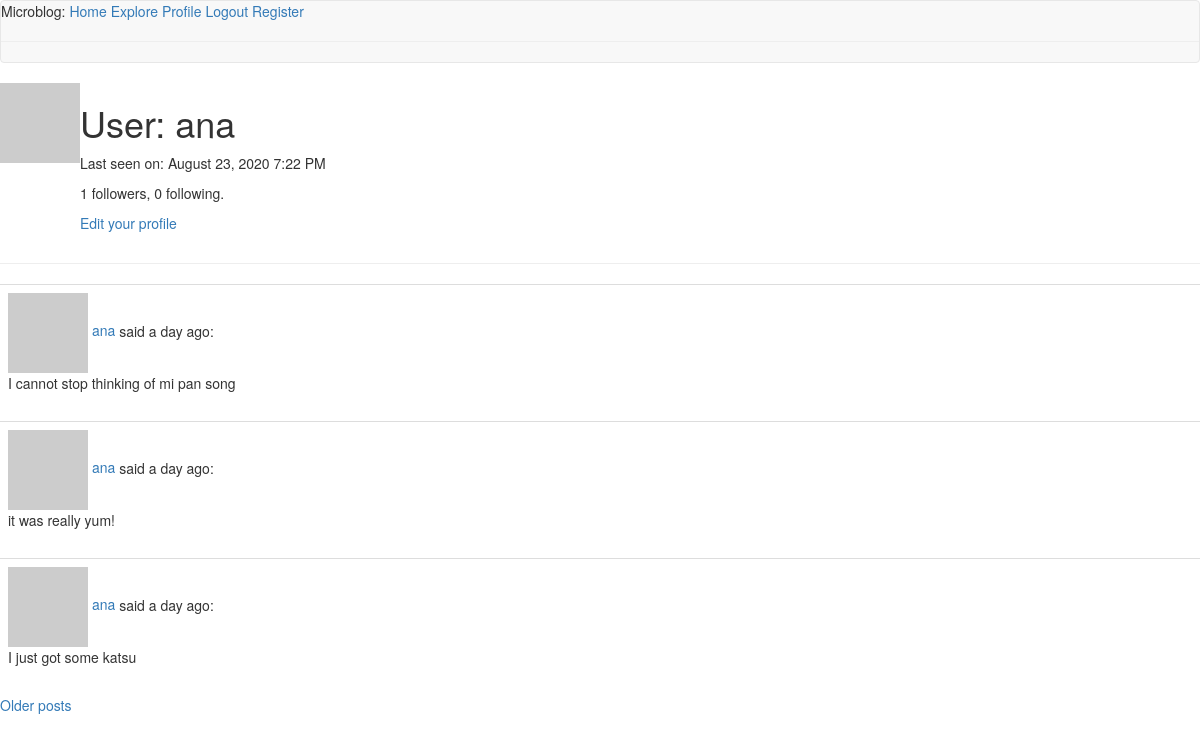
The app's page /user/ana (signed in), older data.
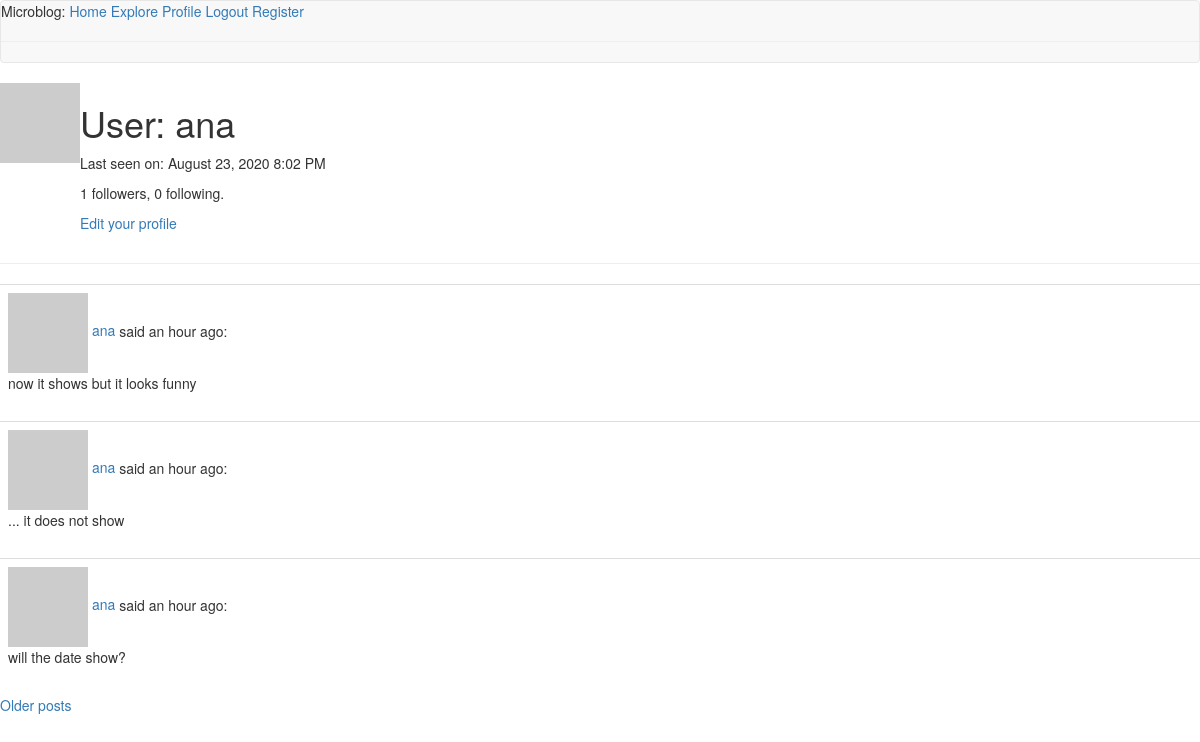
The same page, newer data.
### app/models.py (models this page shows, shortened)
class User(UserMixin, db.Model):
    id = db.Column(db.Integer, primary_key=True)
    username = db.Column(db.String(64), index=True, unique=True)
    email = db.Column(db.String(120), index=True, unique=True)
    password_hash = db.Column(db.String(128))
    posts = db.relationship('Post', backref='author', lazy='dynamic')
    about_me = db.Column(db.String(140))
    last_seen = db.Column(db.DateTime, default=datetime.utcnow)
    followed = db.relationship(
        'User', secondary=followers,
        primaryjoin=(followers.c.follower_id == id),
        secondaryjoin=(followers.c.followed_id == id),
        backref=db.backref('followers', lazy='dynamic'), lazy='dynamic')
    def avatar(self, size):
        digest = md5(self.email.lower().encode('utf-8')).hexdigest()
        return 'https://www.gravatar.com/avatar/{}?d=identicon&s={}'.format(
            digest, size)

class Post(db.Model):
    id = db.Column(db.Integer, primary_key=True)
    body = db.Column(db.String(140))
    timestamp = db.Column(db.DateTime, index=True, default=datetime.utcnow)
    user_id = db.Column(db.Integer, db.ForeignKey('user.id'))

### app/routes.py (the view)
@app.route('/user/<username>')
@login_required
def user(username):
    user = User.query.filter_by(username=username).first_or_404()
    page = request.args.get('page', 1, type=int)
    posts = user.posts.order_by(Post.timestamp.desc()).paginate(page, app.config['POSTS_PER_PAGE'], False)
    next_url = url_for('user', username=user.username, page=posts.next_num) if posts.has_next else None
    prev_url = url_for('user', username=user.username, page=posts.prev_num) if posts.has_prev else None
    form = EmptyForm()
    return render_template('user.html', user=user, posts=posts.items, next_url=next_url, prev_url=prev_url, form=form)

### app/models.py (called while the page is built)
@login.user_loader
def load_user(id):
    return User.query.get(int(id))

### app/routes.py (called while the page is built)
@app.before_request
def before_request():
    if current_user.is_authenticated:
        current_user.last_seen = datetime.utcnow()
        db.session.commit()

### app/templates/user.html (shortened to what this page needs)
{% extends "base.html" %} {% block content %}
<table>
  <tr valign="top">
    <td><img src="{{ user.avatar(128) }}" /></td>
    <td>
      <h1>User: {{ user.username }}</h1>
        {% if user.last_seen %}<p>Last seen on: {{ moment(user.last_seen).format('LLL') }}</p>{% endif %}
        <p>{{ user.followers.count() }} followers, {{ user.followed.count() }} following.</p>
        {% if user == current_user %}
        <p><a href="{{ url_for('edit_profile') }}">Edit your profile</a></p>
        {% endif %}
    </td>
  </tr>
</table>
<hr />
{% for post in posts %} {% include '_post.html' %} {% endfor %}
{% if next_url %}
<a href="{{ next_url }}">Older posts</a>
{% endif %}
{% endblock %}

### app/templates/_post.html
<table class="table table-hover">
  <tr>
    <td width="70px">
      <a href="{{ url_for('user', username=post.author.username) }}">
        <img src="{{ post.author.avatar(36) }}" />
        {{ post.author.username }}
      </a>
      said {{ moment(post.timestamp).fromNow() }}:
      <br />
      {{ post.body }}
    </td>
  </tr>
</table>

Row changes from the older to the newer data that the page shows:
no longer on this page (row unchanged): Post: author.username "ana", timestamp "a day ago", body "I cannot stop thinking of mi pan song"
no longer on this page (row unchanged): Post: author.username "ana", timestamp "a day ago", body "it was really yum!"
no longer on this page (row unchanged): Post: author.username "ana", timestamp "a day ago", body "I just got some katsu"
changed User "ana": last_seen "August 23, 2020 7:22 PM" → "August 23, 2020 8:02 PM"
added Post: author.username "ana", timestamp "an hour ago", body "now it shows but it looks funny"
added Post: author.username "ana", timestamp "an hour ago", body "... it does not show"
added Post: author.username "ana", timestamp "an hour ago", body "will the date show?"
